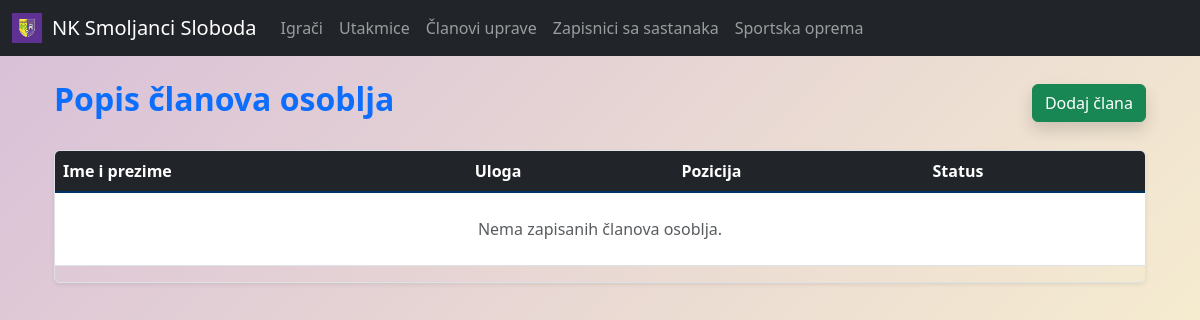
Before: /staff/ with the older database file.
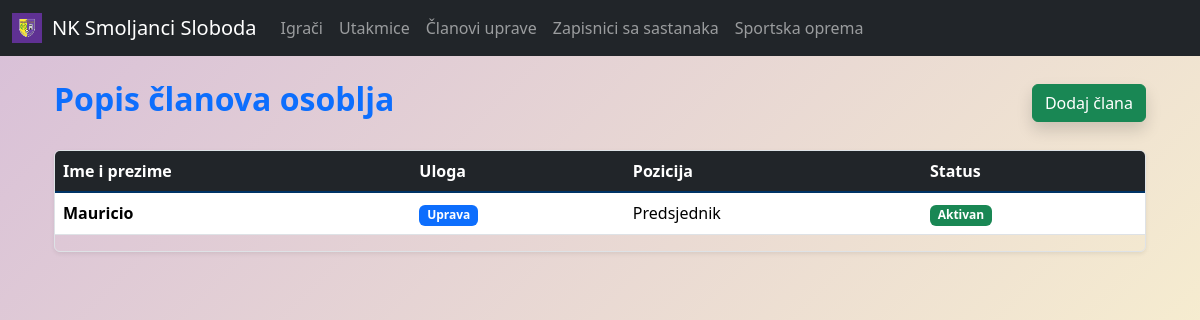
After: the same page with the newer database file.
### main/models.py (models this page shows, shortened)
class StaffMember(models.Model):
    ROLE_TYPES = [
        ("U", "Uprava"),
        ("T", "Trener"),
        ("F", "Fizioterapeut"),
        ("O", "Ostalo"),
    ]
    name = models.CharField(max_length=100)
    role = models.CharField(max_length=1, choices=ROLE_TYPES)
    position = models.CharField(max_length=100, blank=True)  # npr. "Predsjednik", "Pomoćni trener"
    email = models.EmailField(blank=True, null=True)
    phone = models.CharField(max_length=20, blank=True, null=True)
    active = models.BooleanField(default=True)

### main/views.py (the view)
# urls.py: path('staff/', views.staffmember_list, name='staffmember-list'),
def staffmember_list(request):
    staffmembers = StaffMember.objects.all()
    return render(request, 'main/staff/staffmember_list.html', {'staffmembers': staffmembers})

### templates/main/staff/staffmember_list.html (shortened to what this page needs)
{% extends 'main/base.html' %} {% block title %}Popis članova uprave{%endblock%}
{% block content %}
<div class="container my-4">
  <div class="d-flex justify-content-between align-items-center mb-4">
    <h2 class="fw-bold text-primary">
       Popis članova osoblja
    </h2>
    <a
      href="{% url 'main:staffmember_create' %}"
      class="btn btn-success shadow"
    >
       Dodaj člana
    </a>
  </div>
  <div class="table-responsive shadow-sm rounded border">
    <table class="table table-hover align-middle">
      <thead class="table-dark">
        <tr>
          <th>Ime i prezime</th>
          <th>Uloga</th>
          <th>Pozicija</th>
          <th>Status</th>
        </tr>
      </thead>
      <tbody class="table-group-divider">
        {% for member in staffmembers %}
        <tr
          class="table-row-clickable"
          data-href="{% url 'main:staffmember_detail' member.id %}"
        >
          <td><strong>{{ member.name }}</strong></td>
          <td>
            <span class="badge bg-primary">{{ member.get_role_display }}</span>
          </td>
          <td>{{ member.position|default:"-" }}</td>
          <td>
            {% if member.active %}
            <span class="badge bg-success">Aktivan</span>
            {% else %}
            <span class="badge bg-secondary">Neaktivan</span>
            {% endif %}
          </td>
        </tr>
        {% empty %}
        <tr>
          <td colspan="4" class="text-center text-muted py-4">
            Nema zapisanih članova osoblja.
          </td>
        </tr>
        {% endfor %}
      </tbody>
    </table>
  </div>
</div>
{% endblock %}

Changed rows visible on the page:
added StaffMember: name "Mauricio", role "Uprava", position "Predsjednik", active "Aktivan"
Other visible differences:
text no longer shown: "Nema zapisanih članova osoblja."
